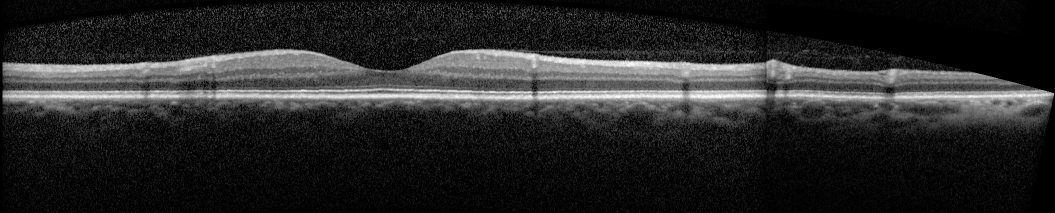
#> input picture image4.png, 2110 x 426 px, found by its file name (shown at 1/2 size)
$ python segmentation1.py   (older library calls are emulated)
#> lines starting #> are read from the running program, lines starting #| are printed output that depends on the picture; after the words box and inside, x2 and y2 are one past the last pixel; in counts of white or black regions, pixels touching at a corner belong together
# -*- coding: utf-8 -*-
"""
Created on Mon May 21 20:16:06 2018

@author: Aleida
"""

import numpy as np
from scipy import ndimage
import matplotlib.pyplot as plt
from skimage import io, exposure, feature, filters
import flattening as fl
from skimage.morphology import disk, dilation, remove_small_objects, binary_dilation
from skimage.measure import label, regionprops
from skimage.color import label2rgb
import cv2
import bilateral as bi


fig, ax = plt.subplots()
src = cv2.imread('D:\Documentos\OCT\imagenes\image4.png', 0)
#> src is the input picture: shape (426, 2110); min 0, max 255, mean 39.6
io.imshow(src)
#img_nr = bi.bilateral_filter_own(src, 5, 12, 16)
img_nr = cv2.bilateralFilter(src, 6, 50,3)
#img_nr = cv2.fastNlMeansDenoisingMulti(fl.rgb2gray(src), 2, 5, None, 4, 7, 35)


Axx, Axy, Ayy = feature.structure_tensor(img_nr, sigma=2.4, mode = 'constant', cval=0)
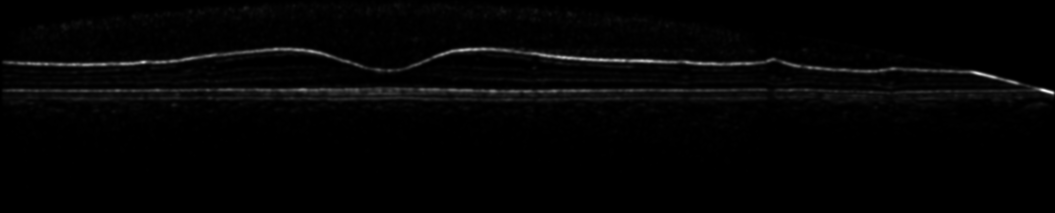
#> Axx: shape (426, 2110) float64 (shown at 1/2 size); min 0, max 1.8, mean 0.031; drawn with min black and max white
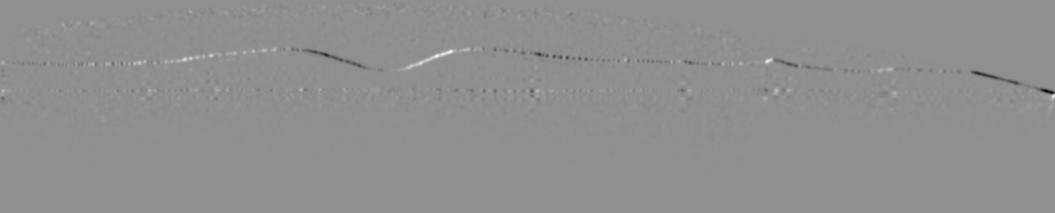
#> Axy: shape (426, 2110) float64 (shown at 1/2 size); min -0.441, max 0.344, mean -0.000282; drawn with min black and max white
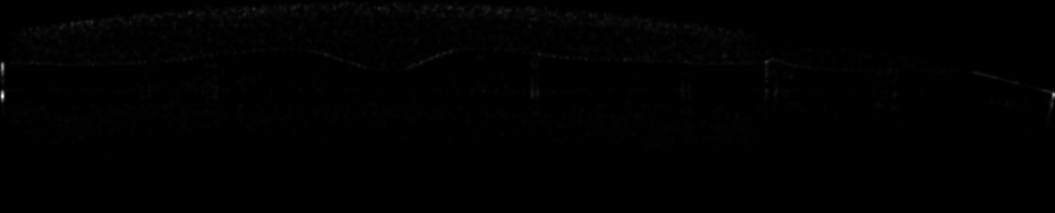
#> Ayy: shape (426, 2110) float64 (shown at 1/2 size); min 0, max 1.79, mean 0.00876; drawn with min black and max white

#Ayy = exposure.rescale_intensity(Ayy, in_range=(-1, 1))


fig, ax = plt.subplots()
io.imshow(Ayy)
edges = feature.canny(Ayy)
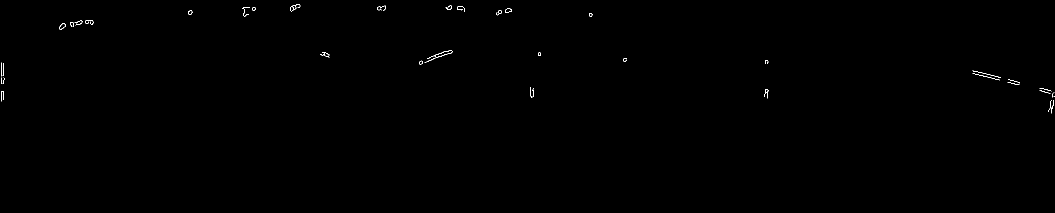
#> edges: shape (426, 2110) bool (shown at 1/2 size); 0.15% white in thin lines or dots, all inside (x1, y1, x2, y2) = (2, 8, 2109, 227)
kernel = np.ones((1,1),np.uint8)
opening = cv2.morphologyEx(np.uint8(edges), cv2.MORPH_OPEN, kernel)
fig2, ax3 = plt.subplots()
ax3.imshow(edges, interpolation= 'nearest', cmap = plt.get_cmap('gray'))


# [69 lines of commented-out code are left out]
